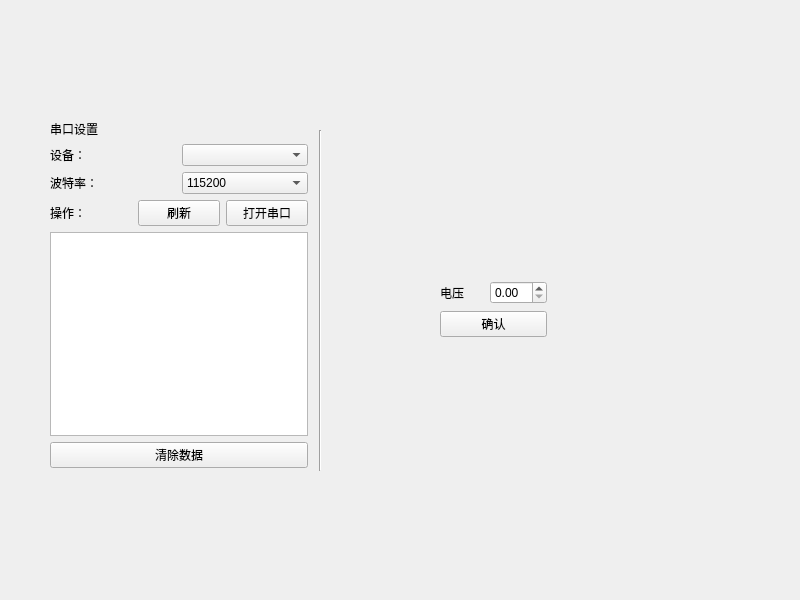
<?xml version="1.0" encoding="UTF-8"?>
<ui version="4.0">
 <class>Widget</class>
 <widget class="QWidget" name="Widget">
  <property name="geometry">
   <rect>
    <x>0</x>
    <y>0</y>
    <width>800</width>
    <height>600</height>
   </rect>
  </property>
  <property name="windowTitle">
   <string>Widget</string>
  </property>
  <widget class="Line" name="line">
   <property name="geometry">
    <rect>
     <x>310</x>
     <y>130</y>
     <width>20</width>
     <height>341</height>
    </rect>
   </property>
   <property name="orientation">
    <enum>Qt::Vertical</enum>
   </property>
  </widget>
  <widget class="QWidget" name="">
   <property name="geometry">
    <rect>
     <x>50</x>
     <y>120</y>
     <width>258</width>
     <height>348</height>
    </rect>
   </property>
   <layout class="QVBoxLayout" name="verticalLayout">
    <item>
     <widget class="QLabel" name="label">
      <property name="text">
       <string>串口设置</string>
      </property>
     </widget>
    </item>
    <item>
     <layout class="QHBoxLayout" name="horizontalLayout">
      <item>
       <widget class="QLabel" name="label_2">
        <property name="text">
         <string>设备：</string>
        </property>
       </widget>
      </item>
      <item>
       <widget class="QComboBox" name="comboBox"/>
      </item>
     </layout>
    </item>
    <item>
     <layout class="QHBoxLayout" name="horizontalLayout_2">
      <item>
       <widget class="QLabel" name="label_3">
        <property name="text">
         <string>波特率：</string>
        </property>
       </widget>
      </item>
      <item>
       <widget class="QComboBox" name="comboBox_2">
        <item>
         <property name="text">
          <string>115200</string>
         </property>
        </item>
        <item>
         <property name="text">
          <string>9600</string>
         </property>
        </item>
        <item>
         <property name="text">
          <string>19200</string>
         </property>
        </item>
        <item>
         <property name="text">
          <string>38400</string>
         </property>
        </item>
        <item>
         <property name="text">
          <string>57600</string>
         </property>
        </item>
       </widget>
      </item>
     </layout>
    </item>
    <item>
     <layout class="QHBoxLayout" name="horizontalLayout_3">
      <item>
       <widget class="QLabel" name="label_4">
        <property name="text">
         <string>操作：</string>
        </property>
       </widget>
      </item>
      <item>
       <widget class="QPushButton" name="pushButton_2">
        <property name="text">
         <string>刷新</string>
        </property>
       </widget>
      </item>
      <item>
       <widget class="QPushButton" name="pushButton">
        <property name="text">
         <string>打开串口</string>
        </property>
        <property name="checkable">
         <bool>true</bool>
        </property>
        <property name="checked">
         <bool>false</bool>
        </property>
       </widget>
      </item>
     </layout>
    </item>
    <item>
     <widget class="QTextBrowser" name="textBrowser"/>
    </item>
    <item>
     <widget class="QPushButton" name="pushButton_4">
      <property name="text">
       <string>清除数据</string>
      </property>
     </widget>
    </item>
   </layout>
  </widget>
  <widget class="QWidget" name="">
   <property name="geometry">
    <rect>
     <x>440</x>
     <y>280</y>
     <width>107</width>
     <height>60</height>
    </rect>
   </property>
   <layout class="QVBoxLayout" name="verticalLayout_2">
    <item>
     <layout class="QHBoxLayout" name="horizontalLayout_4">
      <item>
       <widget class="QLabel" name="label_5">
        <property name="text">
         <string>电压</string>
        </property>
       </widget>
      </item>
      <item>
       <widget class="QDoubleSpinBox" name="doubleSpinBox">
        <property name="enabled">
         <bool>true</bool>
        </property>
        <property name="maximum">
         <double>10.000000000000000</double>
        </property>
        <property name="singleStep">
         <double>0.050000000000000</double>
        </property>
       </widget>
      </item>
     </layout>
    </item>
    <item>
     <widget class="QPushButton" name="pushButton_3">
      <property name="text">
       <string>确认</string>
      </property>
      <property name="checkable">
       <bool>true</bool>
      </property>
      <property name="checked">
       <bool>false</bool>
      </property>
     </widget>
    </item>
   </layout>
  </widget>
 </widget>
 <resources/>
 <connections/>
</ui>
